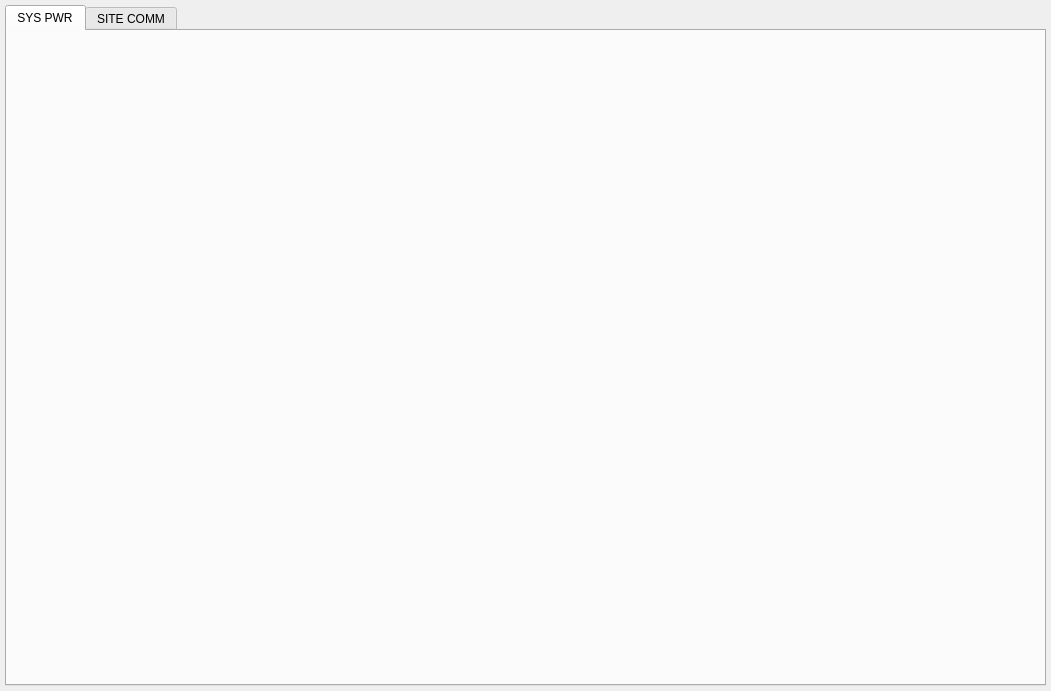
<?xml version="1.0" encoding="UTF-8"?>
<ui version="4.0">
 <class>CSysMonUi</class>
 <widget class="QWidget" name="CSysMonUi">
  <property name="geometry">
   <rect>
    <x>0</x>
    <y>0</y>
    <width>1051</width>
    <height>691</height>
   </rect>
  </property>
  <property name="windowTitle">
   <string>SYSTEM MONITORING</string>
  </property>
  <property name="windowIcon">
   <iconset resource="../../ABLEE_ChamberUi/chamberui.qrc">
    <normaloff>:/icon/ablee.ico</normaloff>:/icon/ablee.ico</iconset>
  </property>
  <layout class="QVBoxLayout" name="verticalLayout">
   <property name="spacing">
    <number>5</number>
   </property>
   <property name="leftMargin">
    <number>5</number>
   </property>
   <property name="topMargin">
    <number>5</number>
   </property>
   <property name="rightMargin">
    <number>5</number>
   </property>
   <property name="bottomMargin">
    <number>5</number>
   </property>
   <item>
    <widget class="QTabWidget" name="tabMon">
     <property name="currentIndex">
      <number>0</number>
     </property>
     <property name="iconSize">
      <size>
       <width>20</width>
       <height>20</height>
      </size>
     </property>
     <widget class="QWidget" name="tabSysPwr">
      <attribute name="icon">
       <iconset resource="../../ABLEE_ChamberUi/chamberui.qrc">
        <normaloff>:/icon/syspwr.ico</normaloff>:/icon/syspwr.ico</iconset>
      </attribute>
      <attribute name="title">
       <string>SYS PWR</string>
      </attribute>
     </widget>
     <widget class="QWidget" name="tabSite">
      <attribute name="title">
       <string>SITE COMM</string>
      </attribute>
     </widget>
    </widget>
   </item>
  </layout>
 </widget>
 <resources>
  <include location="../../ABLEE_ChamberUi/chamberui.qrc"/>
 </resources>
 <connections/>
</ui>
